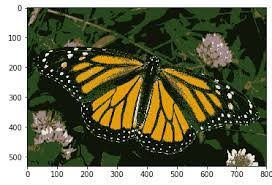
#> input picture data/butterfly.jpg, 272 x 185 px, found by its file name
$ jupyter execute Clustering_K_means_demo.ipynb
#> lines starting #> are read from the running program, lines starting #| are printed output that depends on the picture
<a href="https://colab.research.google.com/github/Alfonso-Garibay/computer-vision-course-Equipo-15/blob/main/Clustering_K_means_demo.ipynb" target="_parent"></a>

###11. **Método de Segmentación: Clustering K-Means**

###Team # 15

*   Manuel Alemán Cueto A01794894
*   Emmanuel Domínguez Bravo A01793683
*   Alfonso Garibay Flores A01224167
*   Zmaltzin Paola Godinez Juárez A01794538
*   Luis Angel Hermenegildo Dominguez A01793625

[cell 1]
import numpy as np
import cv2
from sklearn.cluster import KMeans
import matplotlib.pyplot as plt

[cell 2]
# Función para cargar la imagen original
def load_image(image_path):
#> called with image_path = '/content/data/butterfly.jpg'
    return cv2.cvtColor(cv2.imread(image_path), cv2.COLOR_BGR2RGB)

# Función para gráficar las imágenes
def plot_images(images, titles, figsize=(15, 5)):
    fig, axes = plt.subplots(1, len(images), figsize=figsize)
    for i, (img, title) in enumerate(zip(images, titles)):
        axes[i].imshow(img)
        axes[i].set_title(title)
        axes[i].axis('off')
    plt.show()

# Segmentación de la imagen basada en color utilizando OpenCV
def kmeans_segmentation(image, num_clusters=3, max_iter=100, random_state=None):
    # Obtener dimensiones de la imagen
#> called with num_clusters = 3, max_iter = 100
    height, width, _ = image.shape
#> height = 185; width = 272

    # Redimensionar la imagen para obtener un conjunto de píxeles
    pixels = image.reshape((-1, 3))

    # Inicializar el modelo de K-means
    kmeans = KMeans(n_clusters=num_clusters, max_iter=max_iter, random_state=random_state)

    # Ajustar el modelo a los píxeles de la imagen
    kmeans.fit(pixels)

    # Obtener los centroides y las etiquetas de clúster asignadas a cada píxel
    centers = np.uint8(kmeans.cluster_centers_)
    labels = kmeans.labels_

    # Reconstruir la imagen segmentada utilizando los centroides y las etiquetas
    segmented_image = centers[labels].reshape((height, width, 3))

    # Crear imágenes individuales para cada clúster
    cluster_images = [np.zeros_like(image) for _ in range(num_clusters)]

    for i in range(num_clusters):
        cluster_mask = (labels == i).reshape((height, width, 1))
        cluster_images[i] = image * cluster_mask
#> after the loop, cluster_images = 3 items

    return segmented_image, cluster_images

[cell 3]
# Ubicación de la imagen y el número de clusters a utilizar
image_path = '/content/data/butterfly.jpg'
num_clusters = 3

# Cargar la imagen original
original_image = load_image(image_path)

# Segmentación de la imagen
segmented_image, cluster_images = kmeans_segmentation(original_image, num_clusters=num_clusters)
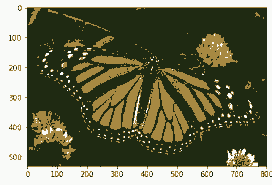
#> segmented_image: shape (185, 272, 3); mean R, G, B 106.9, 108.3, 81.2
#> cluster_images = 3 items

# Graficar la imagen original y segmentada y los diferentes clusters
plot_images([original_image, segmented_image], ['Original Image', 'Segmented Image'])
#> the loop in plot_images, `for i, (img, title) in enumerate(zip(images, titles)):` made 2 passes
#> title on passes 1 to 2: 'Original Image', 'Segmented Image'
#> in plot_images, `plt.show()`:
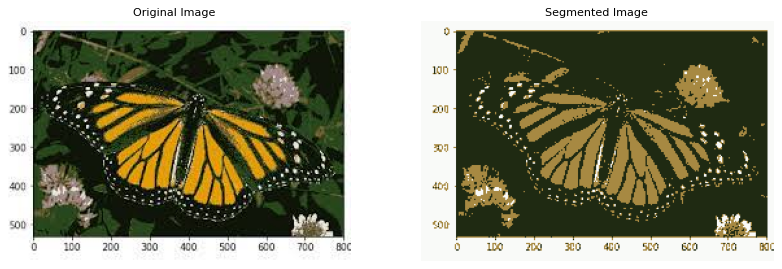
#> figure drawn by matplotlib, 2 panels
plot_images(cluster_images, [f'Cluster {i + 1}' for i in range(num_clusters)])
#> call 2 of plot_images, with figsize = (15, 5)
#> the loop in plot_images (call 2), `for i, (img, title) in enumerate(zip(images, titles)):` made 3 passes
#> title on passes 1 to 3: 'Cluster 1', 'Cluster 2', 'Cluster 3'
#> in plot_images (call 2), `plt.show()`:
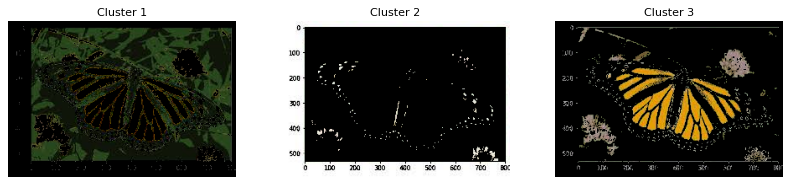
#> figure drawn by matplotlib, 3 panels

[cell 4]
# Ubicación de la imagen y el número de clusters a utilizar
image_path = '/content/data/KMeans.png'
num_clusters = 3

# Cargar la imagen original
original_image = load_image(image_path)
#> call 2 of load_image, with image_path = '/content/data/KMeans.png'
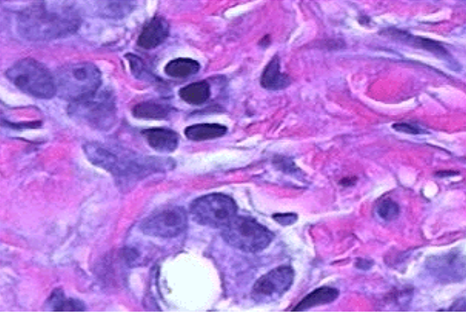
#> input picture data/KMeans.png, 466 x 312 px, found by its file name

# Segmentación de la imagen
segmented_image, cluster_images = kmeans_segmentation(original_image, num_clusters=num_clusters)
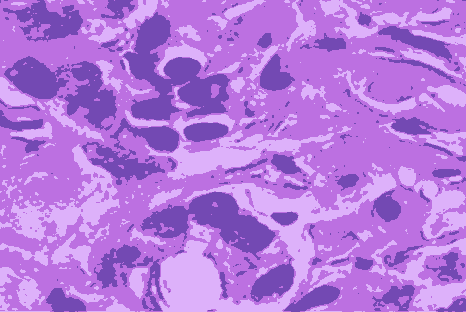
#> segmented_image: shape (312, 466, 3); mean R, G, B 181.2, 120.5, 221.8

# Graficar la imagen original y segmentada y los diferentes clusters
plot_images([original_image, segmented_image], ['Original Image', 'Segmented Image'])
plot_images(cluster_images, [f'Cluster {i + 1}' for i in range(num_clusters)])
#> call 4 of plot_images, with figsize = (15, 5)
#> the loop in plot_images (call 4), `for i, (img, title) in enumerate(zip(images, titles)):` made 3 passes
#> in plot_images (call 4), `plt.show()`:
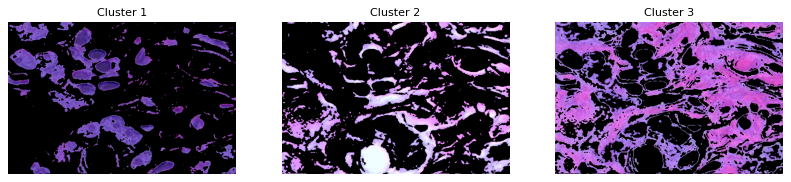
#> figure drawn by matplotlib, 3 panels
